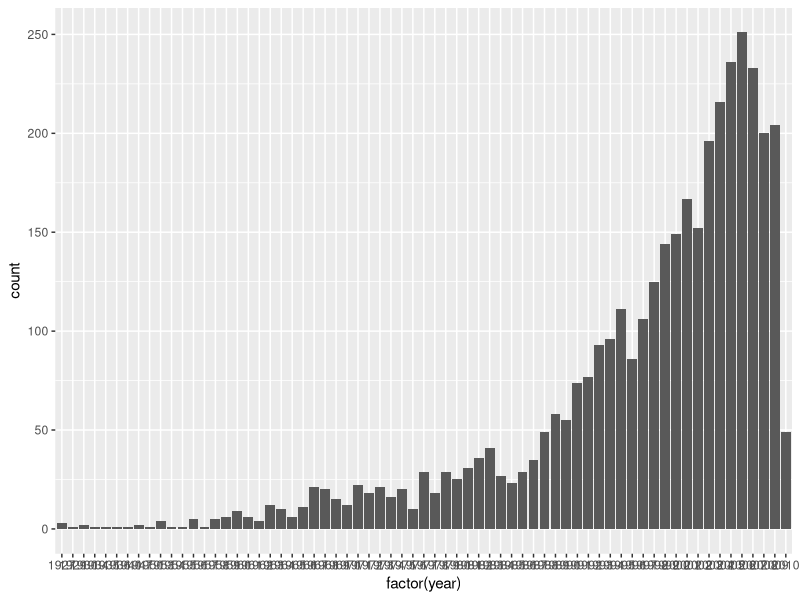

The R script that drew this image:
## 
## Thomas Astad Sve
## Script to clear the year dataset, so there is no samples with NA or 0 value in year
## This script also creates a new column to reduce the number of classes
## 

## -- Load dataset --
print("Loading dataset...")
MSongs <- read.csv("../datasets/msd_simple.csv", header = TRUE)

## Removing duplicates
print("Removing duplicates...")
MSongs <- MSongs[!duplicated(MSongs[,c('artist_name', 'title', 'track_id')]),]

## Remove columns where year is zero, year has column 11
print("Removing columns where year is 0...")
cleanYMS <- MSongs[apply(MSongs[11], 1, function(z) any(z!=0)),]

## Reducing classes to five, using decades
print("Reducing to five classes")
cleanYMS$decade <- ifelse(cleanYMS$year>=2005, 2005,
                          ifelse(cleanYMS$year>= 1995, 1995,
                                 ifelse(cleanYMS$year>=1985, 1985,
                                        ifelse(cleanYMS$year>= 1975, 1975, 1965))))

print("Saving new clean dataset...")
write.csv(cleanYMS, "../datasets/msd_year.csv")
print("Saved!")

library(ggplot2, quietly=TRUE)
cat(paste("Saving a plot for year distribution \n"))
jpeg('year_distribution_full.jpg')
c <- ggplot(cleanYMS, aes(factor(year)))
plot(c + geom_bar())
dev.off()
